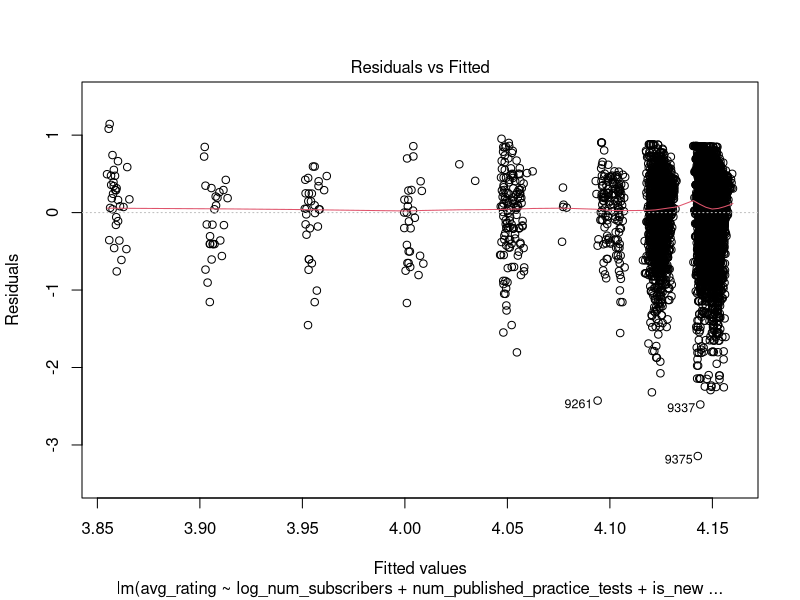
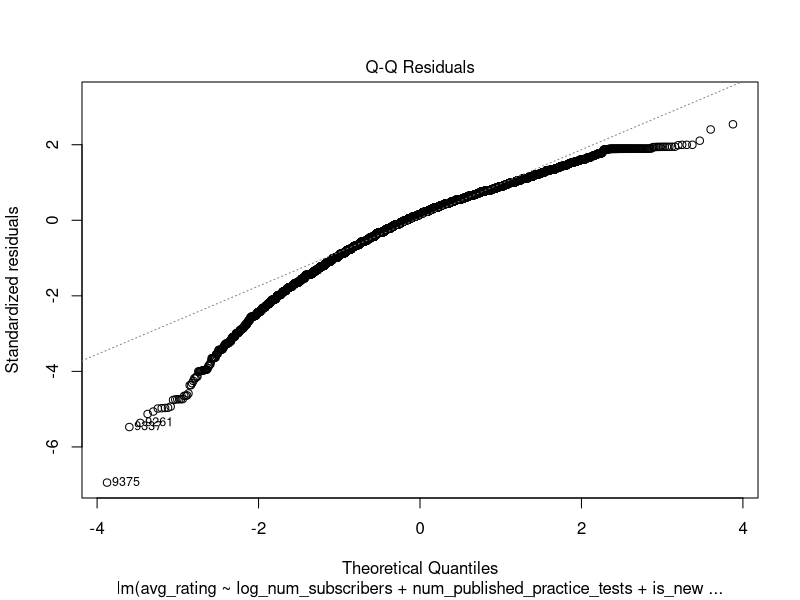
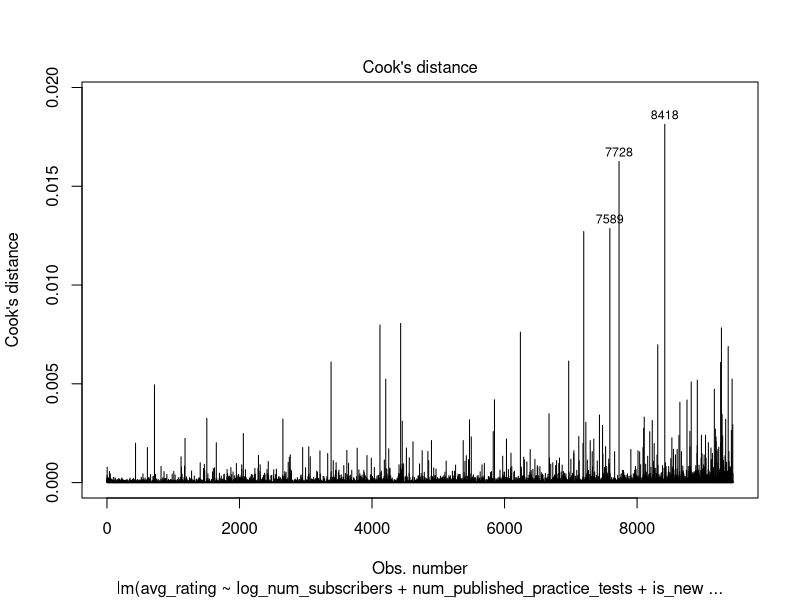
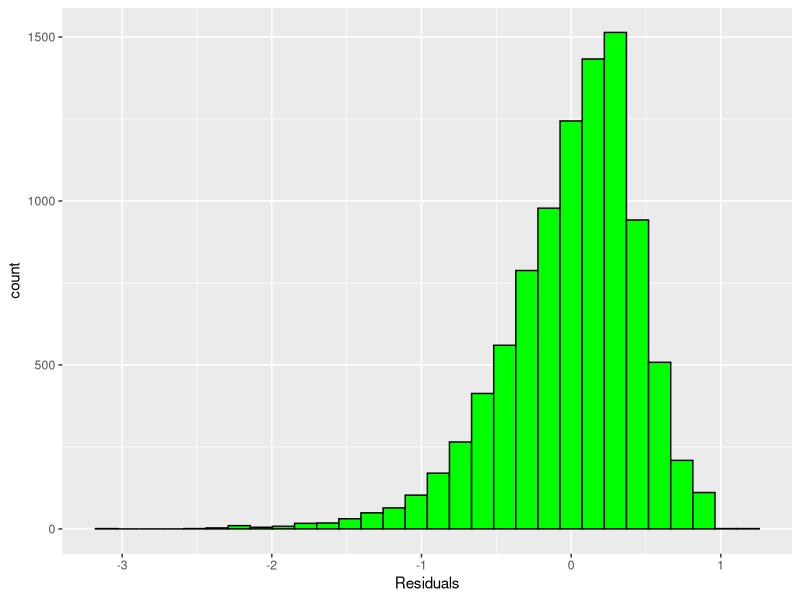

Source code (R) for these figures, in order:
courses <- read.csv("courses2.csv")
courses$log_num_subscribers <- log(courses$num_subscribers)
years_in_2020 <- 2020 - as.integer(format(as.Date(courses$published_time),"%Y"))
courses$is_new <- ifelse(years_in_2020 < 5, 1, 0)

lin_mod <- lm(avg_rating ~ log_num_subscribers +  num_published_practice_tests + is_new, data=courses)
summary(lin_mod)

plot(lin_mod, which=1)
plot(lin_mod, which=2)
plot(lin_mod, which=4)

courses$residuals <- lin_mod$residuals
courses$fitted <- lin_mod$fitted.values

summary(courses$residuals)


library(ggplot2)
ggplot(data = courses, aes(x = residuals)) +
geom_histogram(fill = "green", color = "black") + 
xlab("Residuals")

shapiro.test(courses$residuals[5000:10000])
ks_test_sample <- order(unique(courses$residuals))
ks.test(ks_test_sample, 'pnorm')

library(lmtest)
bptest(lin_mod)